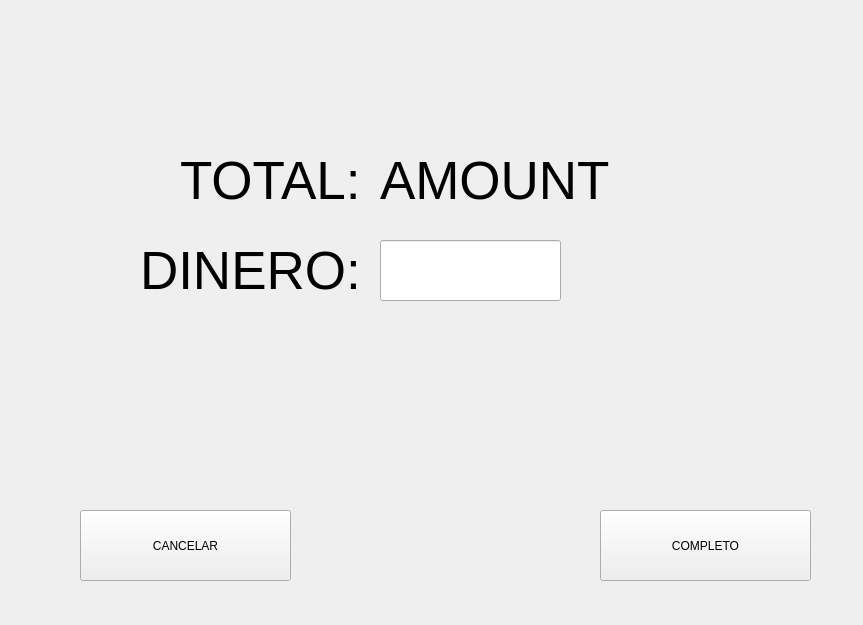
<?xml version="1.0" encoding="UTF-8"?>
<ui version="4.0">
 <class>Form</class>
 <widget class="QWidget" name="Form">
  <property name="geometry">
   <rect>
    <x>0</x>
    <y>0</y>
    <width>863</width>
    <height>625</height>
   </rect>
  </property>
  <property name="windowTitle">
   <string>Form</string>
  </property>
  <widget class="QLabel" name="label">
   <property name="geometry">
    <rect>
     <x>180</x>
     <y>150</y>
     <width>211</width>
     <height>61</height>
    </rect>
   </property>
   <property name="font">
    <font>
     <pointsize>40</pointsize>
    </font>
   </property>
   <property name="text">
    <string>TOTAL:</string>
   </property>
  </widget>
  <widget class="QLabel" name="label_2">
   <property name="geometry">
    <rect>
     <x>140</x>
     <y>240</y>
     <width>261</width>
     <height>61</height>
    </rect>
   </property>
   <property name="font">
    <font>
     <pointsize>40</pointsize>
    </font>
   </property>
   <property name="text">
    <string>DINERO:</string>
   </property>
  </widget>
  <widget class="QLineEdit" name="lineEdit">
   <property name="geometry">
    <rect>
     <x>380</x>
     <y>240</y>
     <width>181</width>
     <height>61</height>
    </rect>
   </property>
   <property name="font">
    <font>
     <pointsize>40</pointsize>
    </font>
   </property>
  </widget>
  <widget class="QLabel" name="label_4">
   <property name="geometry">
    <rect>
     <x>380</x>
     <y>150</y>
     <width>241</width>
     <height>61</height>
    </rect>
   </property>
   <property name="font">
    <font>
     <pointsize>40</pointsize>
    </font>
   </property>
   <property name="text">
    <string>AMOUNT</string>
   </property>
  </widget>
  <widget class="QPushButton" name="pushButton">
   <property name="geometry">
    <rect>
     <x>600</x>
     <y>510</y>
     <width>211</width>
     <height>71</height>
    </rect>
   </property>
   <property name="text">
    <string>COMPLETO</string>
   </property>
  </widget>
  <widget class="QPushButton" name="pushButton_2">
   <property name="geometry">
    <rect>
     <x>80</x>
     <y>510</y>
     <width>211</width>
     <height>71</height>
    </rect>
   </property>
   <property name="text">
    <string>CANCELAR</string>
   </property>
  </widget>
 </widget>
 <resources/>
 <connections/>
</ui>
